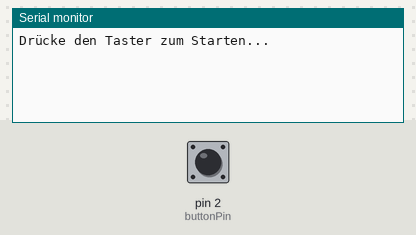
Bench run of a sketch on a simulated Arduino Uno, built with avr-gcc and run on an emulated ATmega328P. Parts: the last lines printed to the serial monitor. The inputs (shaded band) are chosen by the test bench; at power-on: pin 2 (buttonPin) LOW.

Above: at 1.2 s.
1.3 s: pin 2 (buttonPin) pulled HIGH for 0.15 s
At 2.2 s:
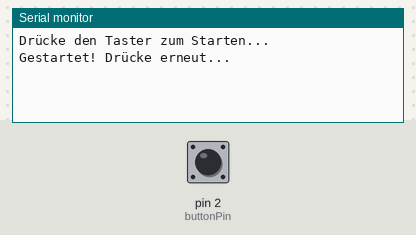
2.9 s: pin 2 (buttonPin) pulled HIGH for 1 s
At 3.4 s:
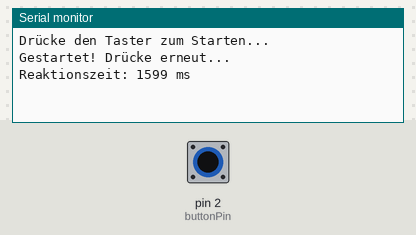
5.4 s: pin 2 (buttonPin) pulled HIGH for 1 s
At 6.9 s:
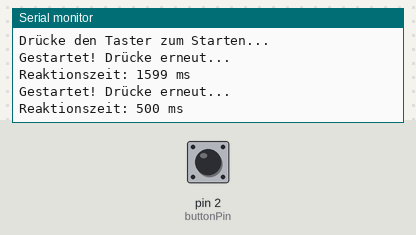

The sketch:

reaction_timer.ino
```cpp
const int buttonPin = 2;
unsigned long startTime;
unsigned long endTime;
bool waiting = false;

void setup() {
  pinMode(buttonPin, INPUT);
  Serial.begin(9600);
  Serial.println("Drücke den Taster zum Starten...");
}

void loop() {
  if (digitalRead(buttonPin) == HIGH && !waiting) {
    startTime = millis();
    waiting = true;
    Serial.println("Gestartet! Drücke erneut...");
    delay(500);
  }

  if (digitalRead(buttonPin) == HIGH && waiting) {
    endTime = millis();
    Serial.print("Reaktionszeit: ");
    Serial.print(endTime - startTime);
    Serial.println(" ms");
    waiting = false;
    delay(1000);
  }
}
```

Measured:
- after the input at 1.3 s, the serial monitor: prints a new line at once (image 1)
- after the input at 2.9 s, the serial monitor: prints a new line at once (image 2)
- after the input at 5.4 s, the serial monitor: prints a new line at once (image 3)
